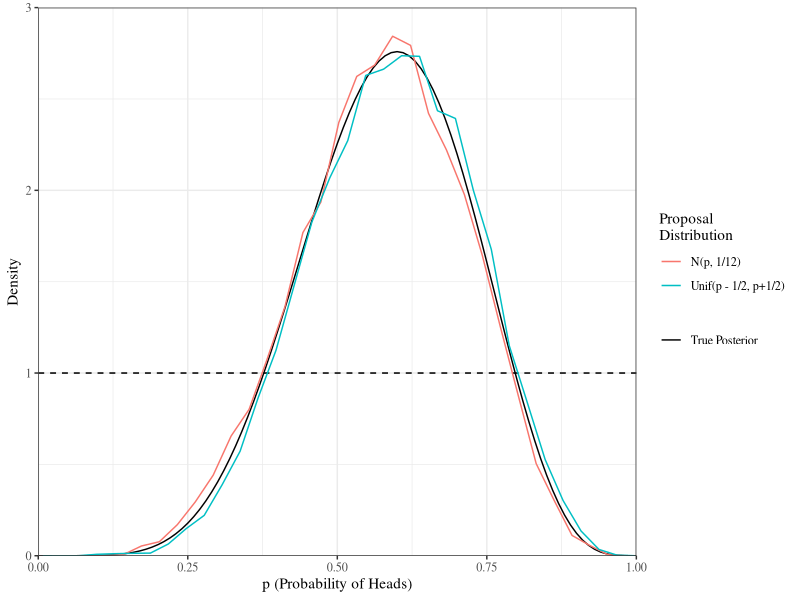
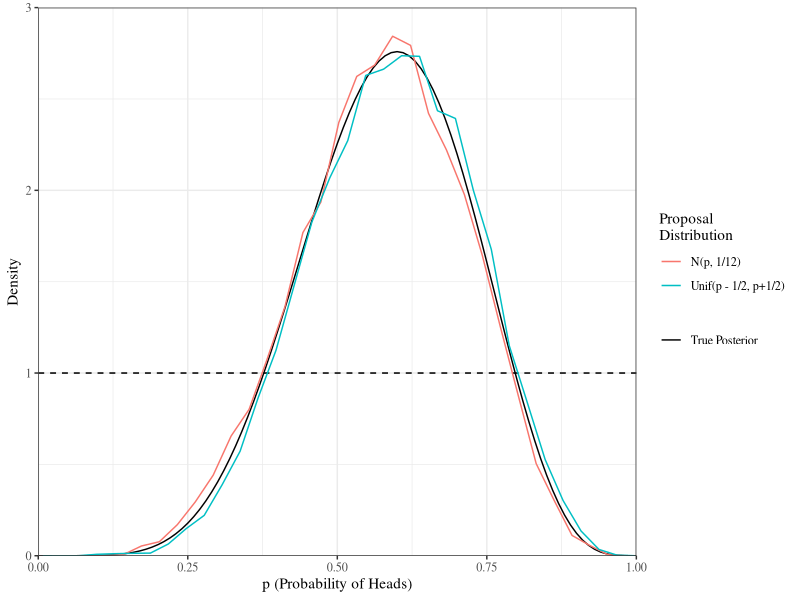

Write R code to recreate these figures, in order.
set.seed(1094375)

library(tidyverse)
library(here)

# Coin Toss Example ----------

tosses = 10

heads = 6

rho_accept = function(x, y) {
  if (y < 0 | y > 1){
    return(0)
  }
  min(dbinom(heads, tosses, y)/dbinom(heads, tosses, x), 1)
}

no_samples = 30000
init_sample = 0.5

Norm_MH_samples = c(init_sample)

for (i in 2:no_samples){
  last_sample = Norm_MH_samples[i-1]
  new_guess = rnorm(1, mean = last_sample, sd = sqrt(1/12))
  accept_prob = rho_accept(last_sample, new_guess)
  Norm_MH_samples[i] = sample(c(last_sample, new_guess), 1, prob = c(1- accept_prob, accept_prob))
}

Unif_MH_samples = c(init_sample)

for (i in 2:no_samples){
  last_sample = Unif_MH_samples[i-1]
  new_guess = runif(1, last_sample - 1/2, last_sample + 1/2)
  accept_prob = rho_accept(last_sample, new_guess)
  Unif_MH_samples[i] = sample(c(last_sample, new_guess), 1, prob = c(1- accept_prob, accept_prob))
}

MH_tbl = tibble("N(p, 1/12)" = Norm_MH_samples, "Unif(p - 1/2, p+1/2)" = Unif_MH_samples) %>%
  pivot_longer(everything(), names_to = "Proposal\nDistribution")

ggplot(MH_tbl, mapping = aes(x = value, color = `Proposal\nDistribution`)) +
  geom_function(mapping = aes(linetype = "True Posterior"), fun = dbeta, args = list(shape1 = 1 + heads, shape2 = 1 + tosses - heads), colour = "black") +
  geom_function(mapping = aes(linetype = "Prior"), fun = ~1, colour = "black", linetype = "dashed") +
  geom_freqpoly(aes(y = after_stat(density)), binwidth = 0.03, position = "dodge") +
  scale_linetype_manual(
    values = c(
      "Prior" = "dashed",
      "True Posterior" = "solid"
               )
  ) +
  theme_bw() +
  theme(text = element_text(family = "serif"), 
        # legend.position = "bottom",
        # legend.box="vertical",
        plot.title = element_text(hjust = 0.5)) +
  scale_y_continuous(expand = expansion(0), limits = c(0, 3)) +
  scale_x_continuous(expand = expansion(0), limits = c(0,1)) +
  labs(x = "p (Probability of Heads)", y = "Density", fill=NULL, linetype = NULL)

ggsave(here("write_up", "images", "coin_MH_R.pdf"), width = 5.5, height = 2.5)

